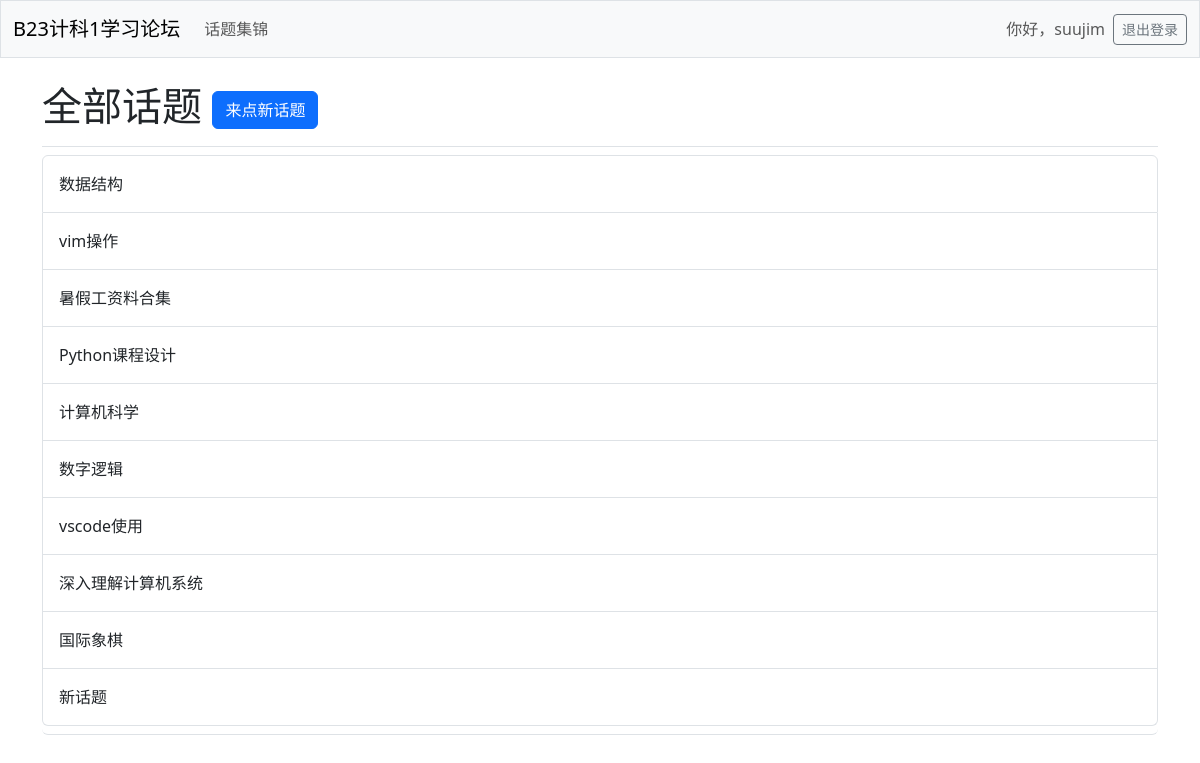
The page /topics/ (signed in) on the database its author committed.
### learning_logs/models.py (models this page shows, shortened)
class Topic(models.Model): # Model是Django基本类
    text = models.CharField(max_length=200)
    date_added = models.DateTimeField(auto_now_add=True)
    owner = models.ForeignKey(User, on_delete=models.CASCADE)

### learning_logs/views.py (the view)
# urls.py: path('topics/', views.topics, name='topics'),
@login_required # 限制访问，只有登陆用户才能访问topic
def topics(request):
    topics = Topic.objects.annotate(latest_entry_date=Max('entry__date_added')).order_by('-latest_entry_date')
    context = {'topics': topics} # 传递给模板的数据
    return render(request, 'learning_logs/topics.html', context)

### learning_logs/templates/learning_logs/topics.html
{% extends 'learning_logs/base.html' %}
{% block page_header %}
  <h1>
    全部话题
    <a class="btn btn-primary" href="{% url 'learning_logs:new_topic' %}">
      来点新话题
    </a>
  </h1>
{% endblock page_header %}
{% block content %}
    <ul class="list-group border-bottom pb-2 mb-4">
        {% for topic in topics %}
            <a class="list-group-item list-group-item-action d-flex gap-3 py-3"
              href="{% url 'learning_logs:topic' topic.id %}">
                {{ topic.text }}
            </a>
        {% empty %}
          <li class="list-group-item broder-0">还没有创建话题哟~</li>
        {% endfor %}
    </ul>
{% endblock content %}

### learning_logs/templates/learning_logs/base.html (shortened to what this page needs)
<!doctype html>
<html lang="zh-hans">
  <head>
    {% load django_bootstrap5 %}
    {% bootstrap_css %}
  </head>
  <body>
    <nav class="navbar navbar-expand-md navbar-light bg-light mb-4 border">
      <div class="container-fluid">
        <a class="navbar-brand" href="{% url 'learning_logs:index' %}">
          B23计科1学习论坛
        </a>
        <div class="collapse navbar-collapse" id="navbarCollapse">
          <ul class="navbar-nav me-auto mb-2 mb-md-0">
             <li class="nav-item">
                <a class="nav-link" href="{% url 'learning_logs:topics' %}">
                  话题集锦
                </a>
              </li>
          </ul>
          <ul class="navbar-nav ms-auto mb-2 mb-md-0">
            {% if user.is_authenticated %}
              <li class="nav-item">
                <span class="navbar-text me-2">
                  你好，{{ user.username }}
                </span>
              </li>
            {% endif %}
          </ul>
          {% if user.is_authenticated %}
            <form action="{% url 'accounts:logout' %}" method="post">
              <button name="submit" class="btn btn-outline-secondary btn-sm">
                退出登录
              </button>
            </form>
          {% endif %}
        </div>
      </div>
    </nav>
    <main class="container">
      <div class="pb-2 mb-2 border-bottom">
        {% block page_header %}{% endblock page_header %}
      </div>
      <div>
        {% block content %}{% endblock content %}
      </div>
    </main>
  </body>
</html>

### rows shown on the page
Topic: text "数据结构"
Topic: text "vim操作"
Topic: text "暑假工资料合集"
Topic: text "Python课程设计"
Topic: text "计算机科学"
Topic: text "数字逻辑"
Topic: text "vscode使用"
Topic: text "深入理解计算机系统"
Topic: text "国际象棋"
Topic: text "新话题"

### other values the page prints
{{ user.username }} "suujim"
